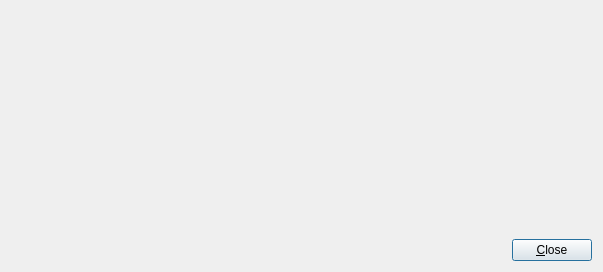
<?xml version="1.0" encoding="UTF-8"?>
<ui version="4.0">
 <class>AboutDialog</class>
 <widget class="QDialog" name="AboutDialog">
  <property name="geometry">
   <rect>
    <x>0</x>
    <y>0</y>
    <width>603</width>
    <height>272</height>
   </rect>
  </property>
  <property name="windowTitle">
   <string>Dialog</string>
  </property>
  <layout class="QHBoxLayout" name="horizontalLayout">
   <item>
    <widget class="QLabel" name="label">
     <property name="text">
      <string/>
     </property>
     <property name="pixmap">
      <pixmap resource="../ZIMA-CAD-Sync.qrc">:/gfx/icon.png</pixmap>
     </property>
     <property name="alignment">
      <set>Qt::AlignCenter</set>
     </property>
    </widget>
   </item>
   <item>
    <layout class="QVBoxLayout" name="verticalLayout">
     <item>
      <widget class="QLabel" name="aboutText">
       <property name="text">
        <string/>
       </property>
      </widget>
     </item>
     <item>
      <layout class="QHBoxLayout" name="horizontalLayout_2">
       <item>
        <spacer name="horizontalSpacer">
         <property name="orientation">
          <enum>Qt::Horizontal</enum>
         </property>
         <property name="sizeHint" stdset="0">
          <size>
           <width>40</width>
           <height>20</height>
          </size>
         </property>
        </spacer>
       </item>
       <item>
        <widget class="QPushButton" name="closeButton">
         <property name="text">
          <string>&amp;Close</string>
         </property>
        </widget>
       </item>
      </layout>
     </item>
    </layout>
   </item>
  </layout>
 </widget>
 <resources>
  <include location="../ZIMA-CAD-Sync.qrc"/>
 </resources>
 <connections>
  <connection>
   <sender>closeButton</sender>
   <signal>clicked()</signal>
   <receiver>AboutDialog</receiver>
   <slot>accept()</slot>
   <hints>
    <hint type="sourcelabel">
     <x>549</x>
     <y>200</y>
    </hint>
    <hint type="destinationlabel">
     <x>301</x>
     <y>135</y>
    </hint>
   </hints>
  </connection>
 </connections>
</ui>
